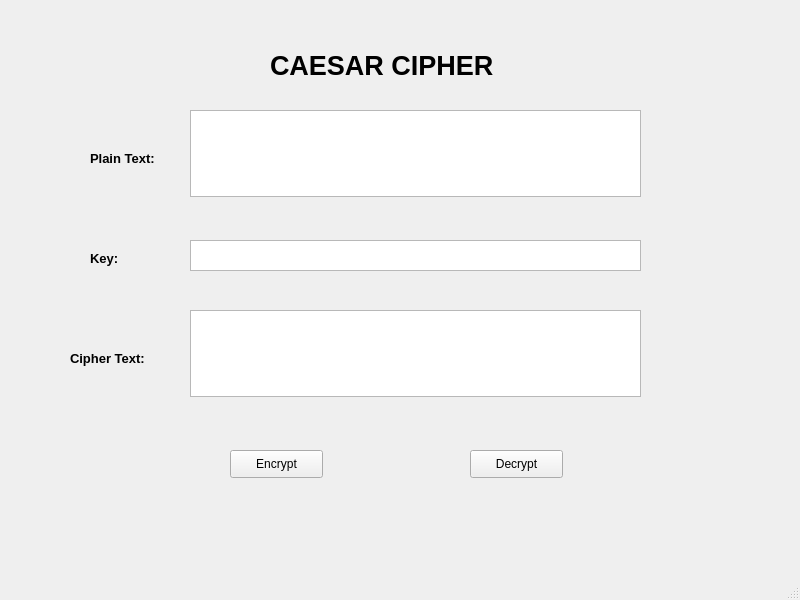
<?xml version="1.0" encoding="UTF-8"?>
<ui version="4.0">
 <class>MainWindow</class>
 <widget class="QMainWindow" name="MainWindow">
  <property name="geometry">
   <rect>
    <x>0</x>
    <y>0</y>
    <width>800</width>
    <height>600</height>
   </rect>
  </property>
  <property name="windowTitle">
   <string>MainWindow</string>
  </property>
  <widget class="QWidget" name="centralwidget">
   <widget class="QLabel" name="label">
    <property name="geometry">
     <rect>
      <x>270</x>
      <y>30</y>
      <width>291</width>
      <height>71</height>
     </rect>
    </property>
    <property name="font">
     <font>
      <family>Arial</family>
      <pointsize>20</pointsize>
      <weight>75</weight>
      <bold>true</bold>
     </font>
    </property>
    <property name="text">
     <string>CAESAR CIPHER</string>
    </property>
   </widget>
   <widget class="QLabel" name="label_2">
    <property name="geometry">
     <rect>
      <x>90</x>
      <y>150</y>
      <width>91</width>
      <height>16</height>
     </rect>
    </property>
    <property name="font">
     <font>
      <family>Arial</family>
      <pointsize>10</pointsize>
      <weight>75</weight>
      <bold>true</bold>
     </font>
    </property>
    <property name="text">
     <string>Plain Text:</string>
    </property>
   </widget>
   <widget class="QLabel" name="label_3">
    <property name="geometry">
     <rect>
      <x>90</x>
      <y>250</y>
      <width>55</width>
      <height>16</height>
     </rect>
    </property>
    <property name="font">
     <font>
      <family>Arial</family>
      <pointsize>10</pointsize>
      <weight>75</weight>
      <bold>true</bold>
     </font>
    </property>
    <property name="text">
     <string>Key:</string>
    </property>
   </widget>
   <widget class="QLabel" name="label_4">
    <property name="geometry">
     <rect>
      <x>70</x>
      <y>350</y>
      <width>101</width>
      <height>16</height>
     </rect>
    </property>
    <property name="font">
     <font>
      <family>Arial</family>
      <pointsize>10</pointsize>
      <weight>75</weight>
      <bold>true</bold>
     </font>
    </property>
    <property name="text">
     <string>Cipher Text:</string>
    </property>
   </widget>
   <widget class="QTextEdit" name="txt_plain_text">
    <property name="geometry">
     <rect>
      <x>190</x>
      <y>110</y>
      <width>451</width>
      <height>87</height>
     </rect>
    </property>
   </widget>
   <widget class="QTextEdit" name="txt_key">
    <property name="geometry">
     <rect>
      <x>190</x>
      <y>240</y>
      <width>451</width>
      <height>31</height>
     </rect>
    </property>
   </widget>
   <widget class="QTextEdit" name="txt_cipher_text">
    <property name="geometry">
     <rect>
      <x>190</x>
      <y>310</y>
      <width>451</width>
      <height>87</height>
     </rect>
    </property>
   </widget>
   <widget class="QPushButton" name="btn_encrypt">
    <property name="geometry">
     <rect>
      <x>230</x>
      <y>450</y>
      <width>93</width>
      <height>28</height>
     </rect>
    </property>
    <property name="text">
     <string>Encrypt</string>
    </property>
   </widget>
   <widget class="QPushButton" name="btn_decrypt">
    <property name="geometry">
     <rect>
      <x>470</x>
      <y>450</y>
      <width>93</width>
      <height>28</height>
     </rect>
    </property>
    <property name="text">
     <string>Decrypt</string>
    </property>
   </widget>
  </widget>
  <widget class="QMenuBar" name="menubar">
   <property name="geometry">
    <rect>
     <x>0</x>
     <y>0</y>
     <width>800</width>
     <height>26</height>
    </rect>
   </property>
  </widget>
  <widget class="QStatusBar" name="statusbar"/>
 </widget>
 <resources/>
 <connections/>
</ui>
